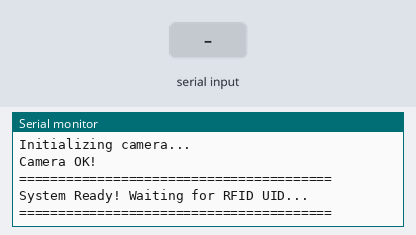
This sketch was run on a simulated ESP32. Parts: the last lines printed to the serial monitor. Inputs (shaded band) come from the test bench. WiFi joins after 1.5 s; servers stay silent unless stated; uploads are accepted with an empty reply; the camera gives no picture.

Above: at 4.0 s.
4.1 s: "success\n" received over the second serial link
At 4.5 s:
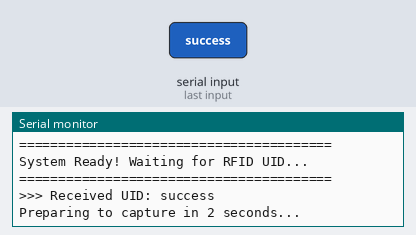
7.6 s: "1\n" received over the second serial link
At 11.6 s:
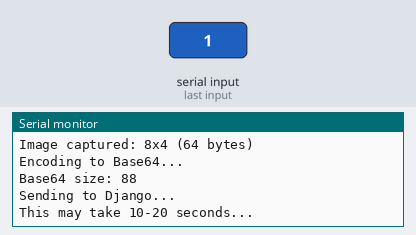

Measured:
- after the input at 4.1 s, the serial monitor: prints a new line at once (image 1)
- after the input at 7.6 s, the serial monitor: prints a new line after 1.8 s (image 2)

The sketch:

ESP32CAMserver.ino
```cpp
#include "esp_camera.h"
#include <WiFi.h>
#include <HTTPClient.h>
#include "base64.h"

#define RFID_SERIAL Serial2  // Serial connection for RFID UID

String lastRFID = "";

const char* ssid = "your wifi name";
const char* password = "wifi pass";
String serverURL = "http://your_local_ip:8000/api/checkin/";  // FIXED: Removed space!

// ---- Camera Pin Config ----
#define PWDN_GPIO_NUM     32
#define RESET_GPIO_NUM    -1
#define XCLK_GPIO_NUM      0
#define SIOD_GPIO_NUM     26
#define SIOC_GPIO_NUM     27
#define Y9_GPIO_NUM       35
#define Y8_GPIO_NUM       34
#define Y7_GPIO_NUM       39
#define Y6_GPIO_NUM       36
#define Y5_GPIO_NUM       21
#define Y4_GPIO_NUM       19
#define Y3_GPIO_NUM       18
#define Y2_GPIO_NUM        5
#define VSYNC_GPIO_NUM    25
#define HREF_GPIO_NUM     23
#define PCLK_GPIO_NUM     22

void startCamera() {
  Serial.println("Initializing camera...");

  camera_config_t config;
  config.ledc_channel = LEDC_CHANNEL_0;
  config.ledc_timer = LEDC_TIMER_0;
  config.pin_d0 = Y2_GPIO_NUM;
  config.pin_d1 = Y3_GPIO_NUM;
  config.pin_d2 = Y4_GPIO_NUM;
  config.pin_d3 = Y5_GPIO_NUM;
  config.pin_d4 = Y6_GPIO_NUM;
  config.pin_d5 = Y7_GPIO_NUM;
  config.pin_d6 = Y8_GPIO_NUM;
  config.pin_d7 = Y9_GPIO_NUM;
  config.pin_xclk = XCLK_GPIO_NUM;
  config.pin_pclk = PCLK_GPIO_NUM;
  config.pin_vsync = VSYNC_GPIO_NUM;
  config.pin_href = HREF_GPIO_NUM;
  config.pin_sccb_sda = SIOD_GPIO_NUM;
  config.pin_sccb_scl = SIOC_GPIO_NUM;
  config.pin_pwdn = PWDN_GPIO_NUM;
  config.pin_reset = RESET_GPIO_NUM;
  config.xclk_freq_hz = 20000000;
  config.pixel_format = PIXFORMAT_JPEG;

  // IMPROVED: Better resolution for face recognition
  config.frame_size = FRAMESIZE_VGA;  // 640x480 (was QVGA 320x240)
  config.jpeg_quality = 12;  // Better quality (was 14)
  config.fb_count = 1;

  esp_err_t err = esp_camera_init(&config);
  if (err == ESP_OK) {
    Serial.println("Camera OK!");
  } else {
    Serial.println("Camera FAILED!");
  }
}

void setup() {
  Serial.begin(115200);
  delay(1000);

  Serial.println("\n========================================");
  Serial.println("ESP32-CAM Attendance System");
  Serial.println("========================================\n");

  // Initialize Serial for RFID communication
  RFID_SERIAL.begin(115200, SERIAL_8N1, 13, 14); // RX=13, TX=14
  Serial.println("Serial2 initialized");

  // Connect to WiFi
  Serial.print("Connecting to WiFi: ");
  Serial.println(ssid);

  WiFi.begin(ssid, password);

  int attempts = 0;
  while (WiFi.status() != WL_CONNECTED && attempts < 40) {
    delay(500);
    Serial.print(".");
    attempts++;
  }

  if (WiFi.status() == WL_CONNECTED) {
    Serial.println("\nWiFi Connected!");
    Serial.print("IP: ");
    Serial.println(WiFi.localIP());
    Serial.print("Server: ");
    Serial.println(serverURL);
  } else {
    Serial.println("\nWiFi FAILED!");
  }

  // Initialize camera
  startCamera();

  Serial.println("\n========================================");
  Serial.println("System Ready! Waiting for RFID UID...");
  Serial.println("========================================\n");
}

void loop() {
  // Check WiFi
  if (WiFi.status() != WL_CONNECTED) {
    Serial.println("WiFi disconnected! Reconnecting...");
    WiFi.begin(ssid, password);
    delay(5000);
    return;
  }

  // Read UID from RFID board
  if (RFID_SERIAL.available()) {
    lastRFID = RFID_SERIAL.readStringUntil('\n');
    lastRFID.trim();
    Serial.println("\n>>> Received UID: " + lastRFID);
  }

  if (lastRFID == "") return;  // No RFID yet

  // Wait 2 seconds for person to look at camera
  Serial.println("Preparing to capture in 2 seconds...");
  delay(2000);

  // Capture image
  Serial.println("Capturing image...");
  camera_fb_t* fb = esp_camera_fb_get();

  if (!fb) {
    Serial.println("Camera capture FAILED!");
    lastRFID = "";
    return;
  }

  Serial.print("Image captured: ");
  Serial.print(fb->width);
  Serial.print("x");
  Serial.print(fb->height);
  Serial.print(" (");
  Serial.print(fb->len);
  Serial.println(" bytes)");

  // Encode to Base64
  Serial.println("Encoding to Base64...");
  String imgB64 = base64::encode(fb->buf, fb->len);
  esp_camera_fb_return(fb);

  Serial.print("Base64 size: ");
  Serial.println(imgB64.length());

  // Prepare JSON
  String jsonData = "{\"rfid_uid\":\"" + lastRFID + "\",\"image_base64\":\"" + imgB64 + "\"}";

  // Send to Django
  Serial.println("Sending to Django...");
  Serial.println("This may take 10-20 seconds...");

  HTTPClient http;
  WiFiClient client;

  http.begin(client, serverURL);
  http.addHeader("Content-Type", "application/json");
  http.setTimeout(30000);  // 30 second timeout

  int code = http.POST(jsonData);

  Serial.print("Response code: ");
  Serial.println(code);

  if (code > 0) {
    String response = http.getString();
    Serial.println("Django response:");
    Serial.println(response);

    // Check if successful
    if (response.indexOf("success") >= 0) {
      Serial.println(">>> SUCCESS! Attendance recorded!");
    } else {
      Serial.println(">>> FAILED! Check response above.");
    }
  } else {
    Serial.print("HTTP Error: ");
    Serial.println(http.errorToString(code));
  }

  http.end();

  lastRFID = "";

  Serial.println("\n========================================");
  Serial.println("Waiting for next RFID card...");
  Serial.println("========================================\n");

  delay(3000);
}
```
